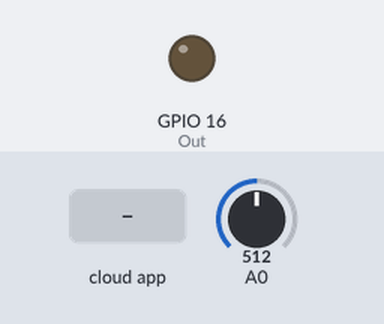
Recording of a sketch running on a simulated ESP8266 (NodeMCU). On the bench: output pins drawn as LEDs (lit = HIGH). The test bench sets the inputs (shaded band); at power-on: A0 = 512. WiFi joins after 1.5 s; servers stay silent unless stated; the Firebase database answers and starts empty; what the sketch prints to the serial monitor is not drawn.

Above: at 2.7 s.
2.8 s: the phone or cloud app sets mstatus to 1
At 3.8 s:
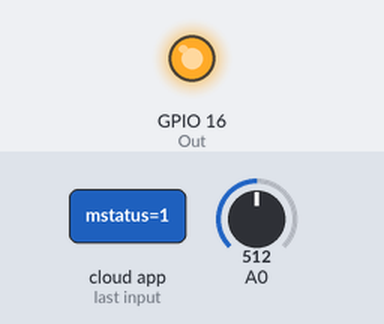
4.5 s: the phone or cloud app sets mstatus to 0
At 5.0 s:
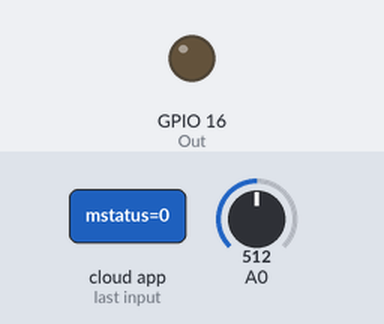
Timing chart, 0 to 7.5 s (numbered marks = the images above; inputs shaded):
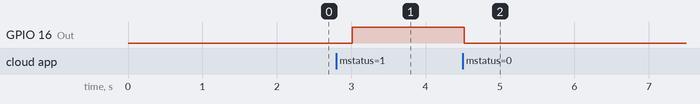

The sketch:

drops_script.ino
```cpp
/**
 * Modified by Praddyum Verma
 * Github:https://github.com/Praddy2009

   Kindly update the firbase_host adn Firebase_Auth
*/


#include "FirebaseESP8266.h"
#include <ESP8266WiFi.h>
#include <WiFiManager.h>
#include <ESP8266WiFi.h>
#include <FirebaseESP8266.h>

#define FIREBASE_HOST "project.firebaseio.com"
#define FIREBASE_AUTH "DatabaseSecretKey"

//2. Define FirebaseESP8266 data object for data sending and receiving
FirebaseData fbdo;

int sensor=0; //Sensor input ar Analog pin A0
int Out=16;  //D0 pin for motor Signal
int value=0;
int a=130;
int result;
int mutex=0;  //To remove race condition
void setup()
{
  WiFi.mode(WIFI_STA);
  Serial.begin(115200);
  Serial.println();

  pinMode(Out, OUTPUT); // initialize digital(D0) motor as an output.
  delay(10);
  digitalWrite(Out, LOW); // initialize pin as off (active LOW)

  WiFiManager wm;
  //wm.resetSettings();
  bool res;
  res = wm.autoConnect("Drops","t00r1947");

  if(!res) {
        Serial.println("Failed to connect");
        // ESP.restart();
    }
  else {
        //if you get here you have connected to the WiFi
        Serial.println("connected...yeey :)");
    }


  //3. Set your Firebase info

  Firebase.begin(FIREBASE_HOST, FIREBASE_AUTH);

  //4. Enable auto reconnect the WiFi when connection lost
  Firebase.reconnectWiFi(true);


}

void updates(){
  int temp;
  //read data of 3rd
  if(Firebase.getInt(fbdo, "/plant/moisture3"))
      {
        //Success
        //Serial.print("Get int data success for moisture 3, int = ");
        //Serial.println(fbdo.intData());
        temp=fbdo.intData();
      }else{
        //Failed?, get the error reason from fbdo

        //Serial.print("Error in getting 3rd, ");
        //Serial.println(fbdo.errorReason());
      }

    //Assign value to 4th
    if(Firebase.setInt(fbdo, "/plant/moisture4", temp))
      {
        //Success
         //Serial.println("Set int data success for 4th");

      }else{
        //Failed?, get the error reason from fbdo

        //Serial.print("Error in setInt, ");
        //Serial.println(fbdo.errorReason());
      }

    //read data of 2rd
    if(Firebase.getInt(fbdo, "/plant/moisture2"))
      {
        //Success
        //Serial.print("Get int data success for moisture 2, int = ");
        //Serial.println(fbdo.intData());
        temp=fbdo.intData();
      }else{
        //Failed?, get the error reason from fbdo

        //Serial.print("Error in getting 2nd, ");
        //Serial.println(fbdo.errorReason());
      }

    //Assign value to 3rd
    if(Firebase.setInt(fbdo, "/plant/moisture3", temp))
      {
        //Success
         //Serial.println("Set int data success for 3rd");

      }else{
        //Failed?, get the error reason from fbdo

        //Serial.print("Error in setInt, ");
        //Serial.println(fbdo.errorReason());
      }


    //read data of 1st
    if(Firebase.getInt(fbdo, "/plant/moisture1"))
      {
        //Success
        //Serial.print("Get int data success for moisture 1, int = ");
        //Serial.println(fbdo.intData());
        temp=fbdo.intData();
      }else{
        //Failed?, get the error reason from fbdo

        //Serial.print("Error in getting 1st, ");
        //Serial.println(fbdo.errorReason());
      }


    //Assign value to 2nd
    if(Firebase.setInt(fbdo, "/plant/moisture2", temp))
      {
        //Success
         //Serial.println("Set int data success for 3rd");

      }else{
        //Failed?, get the error reason from fbdo

        //Serial.print("Error in setInt, ");
        //Serial.println(fbdo.errorReason());
      }

    //Assign to 1st

    if(Firebase.setInt(fbdo, "/plant/moisture1", value))
      {
        //Success
         //Serial.println("Set int data success");

      }else{
        //Failed?, get the error reason from fbdo

        //Serial.print("Error in setInt, ");
        //Serial.println(fbdo.errorReason());
      }
      mutex=1;
}

void loop()
{
  int timer=millis();
  timer=timer/1000;
  //1hr confirmed schedule
  if(timer==a){
    value=analogRead(sensor);
    value=value/10;
    //Serial.println(a);

    //Call for update
    updates();
      //Check for reset
    if(a>86200){
        ESP.reset();
      }
      //Update value of a
     a=a+3600;                //1hr interval
     int timeend=millis();
     timeend/1000;
     //Serial.println(timeend);
    }

    //read the latest data for any edge case changes
    int old_val;
    value=analogRead(sensor);
    value=value/10;
    if(Firebase.getInt(fbdo, "/plant/moisture1"))
      {
        //Success
        //Serial.print("Get int data success for moisture 1, int = ");
        //Serial.println(fbdo.intData());
        old_val=fbdo.intData();
      }else{
        //Failed?, get the error reason from fbdo

        //Serial.print("Error in getting 3rd, ");
        //Serial.println(fbdo.errorReason());
      }
      result=abs(value-old_val);
    if(result>20 && mutex){
      //Serial.print("Call to update on abs");
      //Serial.println(value);
      //Serial.println(old_val);
      //Serial.print(result);
        updates();
    }

  if(Firebase.getInt(fbdo, "/plant/mstatus"))
  {
    //Success
    //Serial.print("Get int data success, int = ");
    //Serial.println(fbdo.intData());

    if(fbdo.intData()==1){
      digitalWrite(Out,HIGH); // turn the LED on (HIGH is the voltage level)

      //Automatic Switch off the motor on 100% moisture
      value=analogRead(sensor);
      value=value/10;
      if(value==32){
        digitalWrite(Out,LOW);   //Switch off the motor
        Serial.print("Call to update on mstatus 1");
        updates();               //Update values
        }

    }
    else if(fbdo.intData()==0){
      digitalWrite(Out, LOW); // turn the Motor off (LOW is the voltage level)
    }
    else{
      //Serial.print("Error data fetch");
    }
  }else{
    //Failed?, get the error reason from fbdo

    //Serial.print("Error in getInt, ");
    //Serial.println(fbdo.errorReason());
  }

}
```

Measured:
- after the input at 2.8 s, GPIO 16 (Out): LOW → HIGH after 0.22 s
- after the input at 4.5 s, GPIO 16 (Out): HIGH → LOW at once
